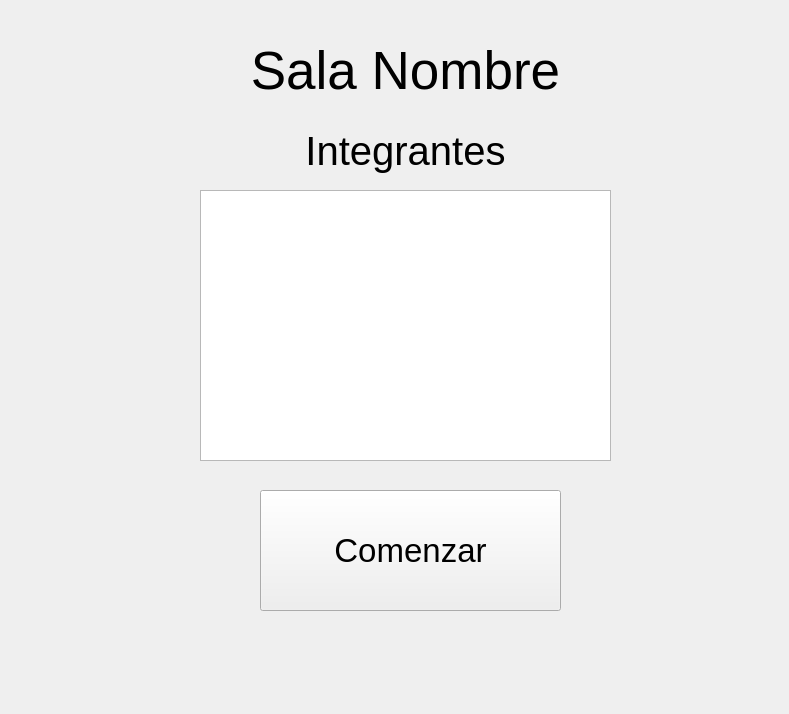
<?xml version="1.0" encoding="UTF-8"?>
<ui version="4.0">
 <class>SaleEspera</class>
 <widget class="QWidget" name="SaleEspera">
  <property name="geometry">
   <rect>
    <x>0</x>
    <y>0</y>
    <width>789</width>
    <height>714</height>
   </rect>
  </property>
  <property name="windowTitle">
   <string>SaleEspera</string>
  </property>
  <widget class="QListWidget" name="integrantesLista">
   <property name="geometry">
    <rect>
     <x>200</x>
     <y>190</y>
     <width>411</width>
     <height>271</height>
    </rect>
   </property>
  </widget>
  <widget class="QLabel" name="sala">
   <property name="geometry">
    <rect>
     <x>200</x>
     <y>40</y>
     <width>411</width>
     <height>61</height>
    </rect>
   </property>
   <property name="font">
    <font>
     <pointsize>40</pointsize>
    </font>
   </property>
   <property name="text">
    <string>Sala Nombre</string>
   </property>
   <property name="alignment">
    <set>Qt::AlignCenter</set>
   </property>
  </widget>
  <widget class="QLabel" name="integrantesLabel">
   <property name="geometry">
    <rect>
     <x>200</x>
     <y>120</y>
     <width>411</width>
     <height>61</height>
    </rect>
   </property>
   <property name="font">
    <font>
     <pointsize>30</pointsize>
    </font>
   </property>
   <property name="text">
    <string>Integrantes</string>
   </property>
   <property name="alignment">
    <set>Qt::AlignCenter</set>
   </property>
  </widget>
  <widget class="QPushButton" name="comenzarJuego">
   <property name="geometry">
    <rect>
     <x>260</x>
     <y>490</y>
     <width>301</width>
     <height>121</height>
    </rect>
   </property>
   <property name="font">
    <font>
     <pointsize>25</pointsize>
    </font>
   </property>
   <property name="text">
    <string>Comenzar</string>
   </property>
  </widget>
 </widget>
 <layoutdefault spacing="6" margin="11"/>
 <resources/>
 <connections/>
</ui>
